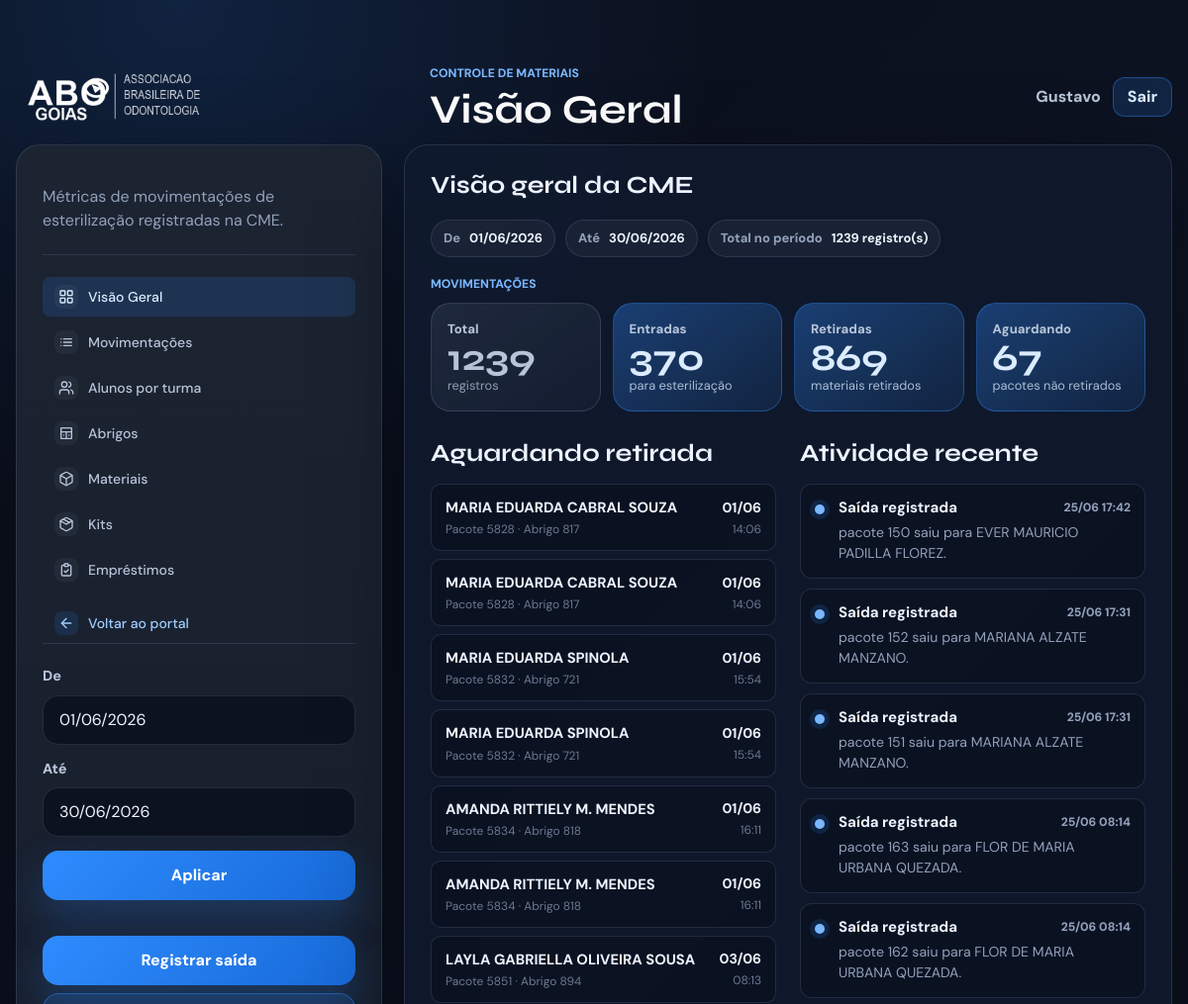
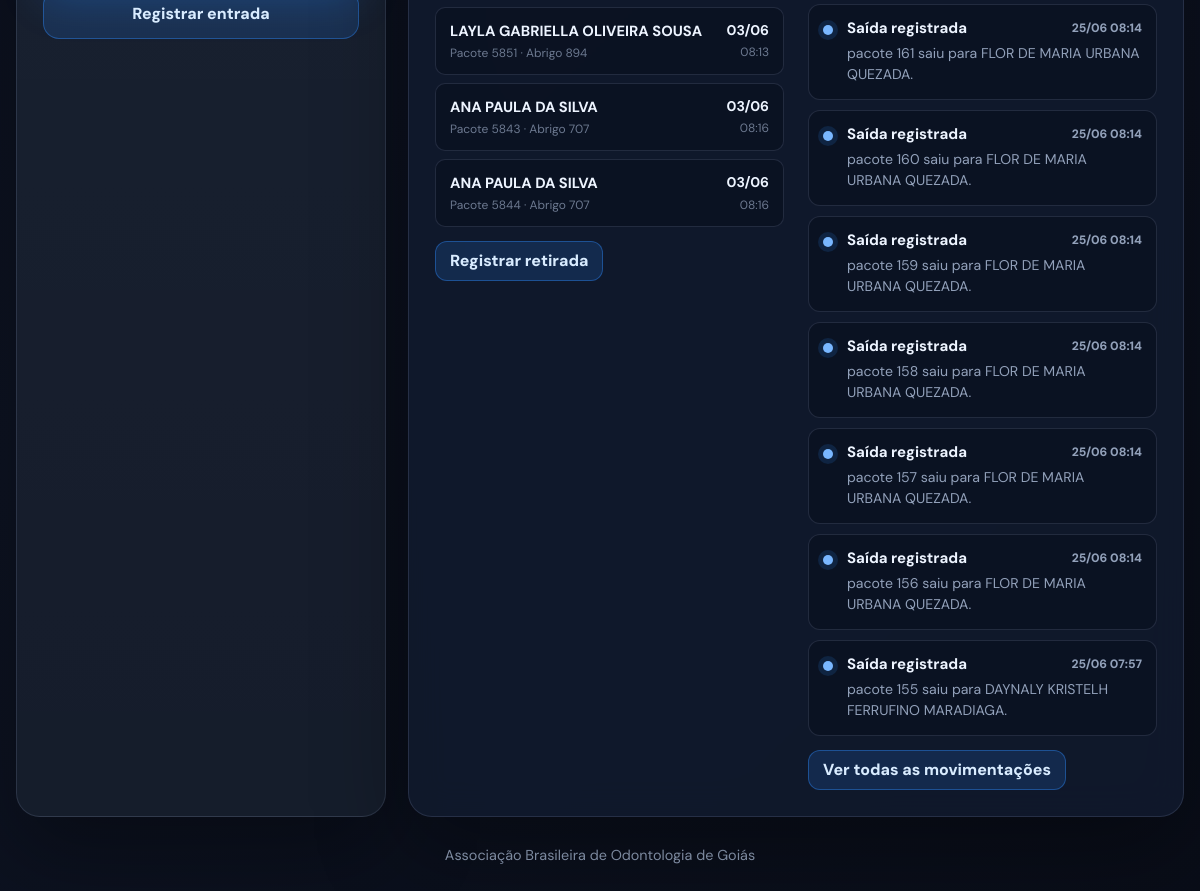
The page /gestao-cme/visao-geral/ (signed in) on the database its author committed (2 pictures, top to bottom).
### gestao_cme/models.py (models this page shows, shortened)
class ModeloBase(models.Model):
    criado_em = models.DateTimeField(auto_now_add=True)
    atualizado_em = models.DateTimeField(auto_now=True)
    ativo = models.BooleanField(default=True)
    class Meta:
        abstract = True

class Movimentacao(ModeloBase):
    class Tipo(models.TextChoices):
        SAIDA = "SAIDA", "Saida"
        ENTRADA = "ENTRADA", "Entrada"
    data_hora = models.DateTimeField()
    tipo = models.CharField(max_length=10, choices=Tipo.choices)
    aluno = models.ForeignKey(
        Aluno,
        on_delete=models.SET_NULL,
        related_name="movimentacoes",
        null=True,
        blank=True,
    )
    turma = models.ForeignKey(
        Turma,
        on_delete=models.SET_NULL,
        related_name="movimentacoes",
        null=True,
        blank=True,
    )
    material = models.ForeignKey(
        Material,
        on_delete=models.SET_NULL,
        related_name="movimentacoes",
        null=True,
        blank=True,
    )
    aluno_codigo_externo = models.CharField(max_length=40, blank=True)
    aluno_nome = models.CharField(max_length=150)
    turma_nome = models.CharField(max_length=150, blank=True)
    pacote_codigo = models.CharField(max_length=40)
    retirado = models.BooleanField(null=True, blank=True)
    arquivo_origem = models.CharField(max_length=80)
    row_hash = models.CharField(max_length=64, unique=True)
    origem = models.CharField(
        max_length=20,
        choices=OrigemDados.choices,
        default=OrigemDados.LEGADO,
    )
    observacoes = models.TextField(blank=True)
    class Meta:
        ordering = ["-data_hora", "-id"]
        verbose_name = "movimentacao"
        verbose_name_plural = "movimentacoes"

class Aluno(ModeloBase):
    nome = models.CharField(max_length=150)
    matricula = models.CharField(max_length=40, unique=True)
    cpf = models.CharField(max_length=14, null=True, blank=True)
    email = models.EmailField(blank=True)
    telefone = models.CharField(max_length=20, blank=True)
    cidade = models.CharField(max_length=120, blank=True)
    uf = models.CharField(max_length=20, blank=True)
    origem = models.CharField(
        max_length=20,
        choices=OrigemDados.choices,
        default=OrigemDados.MANUAL,
    )
    ultima_sincronizacao = models.DateTimeField(null=True, blank=True)
    turma = models.ForeignKey(
        Turma,
        on_delete=models.PROTECT,
        related_name="alunos",
        null=True,
        blank=True,
    )
    abrigo = models.ForeignKey(
        "Abrigo",
        on_delete=models.SET_NULL,
        related_name="alunos",
        null=True,
        blank=True,
    )
    class Meta:
        ordering = ["nome"]
        verbose_name = "aluno"
        verbose_name_plural = "alunos"

class Abrigo(ModeloBase):
    identificador = models.CharField(max_length=30, unique=True)
    ocupado = models.BooleanField(default=False)
    origem = models.CharField(
        max_length=20,
        choices=OrigemDados.choices,
        default=OrigemDados.MANUAL,
    )
    ultima_sincronizacao = models.DateTimeField(null=True, blank=True)
    class Meta:
        ordering = ["identificador"]
        verbose_name = "abrigo"
        verbose_name_plural = "abrigos"

### gestao_cme/views.py (the view)
# urls.py: path("gestao-cme/visao-geral/", views.cme_dashboard, name="cme_dashboard"),
@login_required
def cme_dashboard(request: HttpRequest) -> HttpResponse:
    hoje = timezone.now().date()
    data_inicio_str = request.GET.get("data_inicio", "").strip()
    data_fim_str = request.GET.get("data_fim", "").strip()
    if not data_inicio_str and not data_fim_str:
        data_inicio_str = hoje.replace(day=1).strftime("%d/%m/%Y")
        data_fim_str = hoje.strftime("%d/%m/%Y")
    data_inicio = None
    data_fim = None
    if data_inicio_str:
        try:
            data_inicio = timezone.make_aware(
                datetime.strptime(data_inicio_str, "%d/%m/%Y")
            )
        except ValueError:
            data_inicio_str = ""
    if data_fim_str:
        try:
            dt_fim = datetime.strptime(data_fim_str, "%d/%m/%Y").replace(
                hour=23, minute=59, second=59
            )
            data_fim = timezone.make_aware(dt_fim)
        except ValueError:
            data_fim_str = ""
    mov_base = Movimentacao.objects.exclude(origem=OrigemDados.EXEMPLO)
    if data_inicio:
        mov_base = mov_base.filter(data_hora__gte=data_inicio)
    if data_fim:
        mov_base = mov_base.filter(data_hora__lte=data_fim)
    metricas_mov = {
        "total": mov_base.count(),
        "saidas": mov_base.filter(tipo=Movimentacao.Tipo.SAIDA).count(),
        "entradas": mov_base.filter(tipo=Movimentacao.Tipo.ENTRADA).count(),
        "pendentes": mov_base.filter(
            tipo=Movimentacao.Tipo.ENTRADA, retirado=False
        ).count(),
    }
    pacotes_aguardando = list(
        mov_base.filter(
            tipo=Movimentacao.Tipo.ENTRADA,
            retirado=False,
        )
        .select_related("aluno", "aluno__turma", "aluno__abrigo")
        .order_by("data_hora")[:10]
    )
    atividade_recente: list[dict] = []
    for mov in mov_base.select_related("material").order_by("-data_hora", "-id")[:12]:
        material = mov.material.nome if mov.material else f"pacote {mov.pacote_codigo}"
        aluno = mov.aluno_nome or "Aluno não informado"
        if mov.tipo == Movimentacao.Tipo.ENTRADA and mov.retirado is False:
            categoria, titulo = "alerta", "Entrada para esterilização"
            descricao = f"{aluno} entregou {material} para esterilização."
        elif mov.tipo == Movimentacao.Tipo.ENTRADA and mov.retirado is True:
            categoria, titulo = "devolucao", "Material retirado"
            descricao = f"{aluno} retirou {material}."
        elif mov.tipo == Movimentacao.Tipo.SAIDA:
            categoria, titulo = "exportacao", "Saída registrada"
            descricao = f"{material} saiu para {aluno}."
        else:
            categoria, titulo = "alerta", "Movimentação"
            descricao = f"{material} — {aluno}."
        atividade_recente.append(
            {
                "categoria": categoria,
                "titulo": titulo,
                "descricao": descricao,
                "data": mov.data_hora,
            }
        )
    atividade_recente = sorted(
        atividade_recente, key=lambda x: x["data"], reverse=True
    )[:12]
    return render(
        request,
        "gestao_cme/dashboard_cme.html",
        {
            "usuario_logado": request.user,
            "active_page": "dashboard",
            "hoje": hoje,
            "data_inicio_str": data_inicio_str,
            "data_fim_str": data_fim_str,
            "data_inicio": data_inicio,
            "data_fim": data_fim,
            "filtro_ativo": bool(
                request.GET.get("data_inicio") or request.GET.get("data_fim")
            ),
            "metricas_mov": metricas_mov,
            "pacotes_aguardando": pacotes_aguardando,
            "atividade_recente": atividade_recente,
        },
    )

### gestao_cme/context_processors.py (called while the page is built)
def usuario_logado(request: HttpRequest) -> dict:
    return {"usuario_logado": request.user if request.user.is_authenticated else None}

### gestao_cme/templates/gestao_cme/dashboard_cme.html (shortened to what this page needs)
{% extends "gestao_cme/base.html" %}
{% block header_eyebrow %}Controle de materiais{% endblock %}
{% block header_title %}Visão Geral{% endblock %}
{% block content %}
    <main class="page-shell">
        <div class="layout-grid">
            <aside class="panel config-panel">
                <p class="panel-copy">Métricas de movimentações de esterilização registradas na CME.</p>
                {% include "gestao_cme/partials/menu_sistemas.html" with menu_app="cme" active_page="dashboard" %}
                <form class="form-stack" method="get">
                    <div class="field">
                        <label for="data_inicio">De</label>
                        <input type="text" id="data_inicio" name="data_inicio"
                               value="{{ data_inicio_str }}"
                               placeholder="dd/mm/aaaa"
                               maxlength="10"
                               pattern="\d{2}/\d{2}/\d{4}">
                    </div>
                    <div class="field">
                        <label for="data_fim">Até</label>
                        <input type="text" id="data_fim" name="data_fim"
                               value="{{ data_fim_str }}"
                               placeholder="dd/mm/aaaa"
                               maxlength="10"
                               pattern="\d{2}/\d{2}/\d{4}">
                    </div>
                    <button class="button primary" type="submit">Aplicar</button>
                </form>
                <div class="panel-quick-actions">
                    <a class="button primary" href="{% url 'registrar_saida' %}">Registrar saída</a>
                    <a class="button secondary" href="{% url 'registrar_entrada' %}">Registrar entrada</a>
                </div>
            </aside>
            <section class="panel results-panel">
                <div class="results-topbar">
                    <div>
                        <h2>Visão geral da CME</h2>
                    </div>
                </div>
                <div class="selection-summary">
                    {% if data_inicio %}
                        <div class="info-chip">
                            <span>De</span>
                            <strong>{{ data_inicio|date:"d/m/Y" }}</strong>
                        </div>
                    {% endif %}
                    {% if data_fim %}
                        <div class="info-chip">
                            <span>Até</span>
                            <strong>{{ data_fim|date:"d/m/Y" }}</strong>
                        </div>
                    {% endif %}
                    <div class="info-chip">
                        <span>Total no período</span>
                        <strong>{{ metricas_mov.total }} registro(s)</strong>
                    </div>
                </div>
                <div class="kpi-section">
                    <p class="section-label">Movimentações</p>
                    <div class="kpi-grid">
                        <div class="metric-card metric-neutral">
                            <span class="metric-label">Total</span>
                            <strong>{{ metricas_mov.total }}</strong>
                            <span class="metric-secondary">registros</span>
                        </div>
                        <div class="metric-card">
                            <span class="metric-label">Entradas</span>
                            <strong>{{ metricas_mov.entradas }}</strong>
                            <span class="metric-secondary">para esterilização</span>
                        </div>
                        <div class="metric-card metric-blue">
                            <span class="metric-label">Retiradas</span>
                            <strong>{{ metricas_mov.saidas }}</strong>
                            <span class="metric-secondary">materiais retirados</span>
                        </div>
                        <div class="metric-card danger-metric">
                            <span class="metric-label">Aguardando</span>
                            <strong>{{ metricas_mov.pendentes }}</strong>
                            <span class="metric-secondary">pacotes não retirados</span>
                        </div>
                    </div>
                </div>
                <div class="dashboard-split">
                    <div>
                        <div class="activity-heading">
                            <h2>Aguardando retirada</h2>
                        </div>
                        <div class="proximas-list">
                            {% for pacote in pacotes_aguardando %}
                                <div class="proxima-item">
                                    <div>
                                        <strong>{{ pacote.aluno_nome }}</strong>
                                        <span class="cell-muted">
                                            Pacote {{ pacote.pacote_codigo }}
                                            {% if pacote.aluno and pacote.aluno.abrigo %} · Abrigo {{ pacote.aluno.abrigo.identificador }}{% endif %}
                                        </span>
                                    </div>
                                    <div class="proxima-date">
                                        <strong>{{ pacote.data_hora|date:"d/m" }}</strong>
                                        <span class="cell-muted">{{ pacote.data_hora|date:"H:i" }}</span>
                                    </div>
                                </div>
                            {% empty %}
                                <article class="activity-empty">
                                    <strong>Nenhum pacote aguardando</strong>
                                    <p>Todos os materiais esterilizados já foram retirados.</p>
                                </article>
                            {% endfor %}
                        </div>
                        {% if pacotes_aguardando %}
                            <div style="margin-top: 14px;">
                                <a class="button secondary compact-button" href="{% url 'registrar_saida' %}">Registrar retirada</a>
                            </div>
                        {% endif %}
                    </div>
                    <div class="activity-feed">
                        <div class="activity-heading">
                            <h2>Atividade recente</h2>
                        </div>
                        <div class="activity-list">
                            {% for atividade in atividade_recente %}
                                <article class="activity-item activity-{{ atividade.categoria }}">
                                    <span class="activity-dot" aria-hidden="true"></span>
                                    <div>
                                        <div class="activity-top">
                                            <strong>{{ atividade.titulo }}</strong>
                                            <time datetime="{{ atividade.data|date:'c' }}">{{ atividade.data|date:"d/m H:i" }}</time>
                                        </div>
                                        <p>{{ atividade.descricao }}</p>
                                    </div>
                                </article>
                            {% empty %}
                                <article class="activity-empty">
                                    <strong>Nenhuma ação recente</strong>
                                    <p>As movimentações registradas aparecerão aqui.</p>
                                </article>
                            {% endfor %}
                        </div>
                        <div style="margin-top: 14px;">
                            <a class="button secondary compact-button" href="{% url 'cme_home' %}">Ver todas as movimentações</a>
                        </div>
                    </div>
                </div>
            </section>
        </div>
    </main>
{% endblock %}

### gestao_cme/templates/gestao_cme/base.html (shortened to what this page needs)
﻿{% load static %}
<!doctype html>
<html lang="pt-BR">
<head>
    <link rel="stylesheet" href="{% static 'gestao_cme/css/home.css' %}">
</head>
<body class="{% block body_class %}{% endblock %}">
    <header class="app-header {% block header_class %}{% endblock %}">
        <div class="header-inner">
            <div class="brand">
                <img class="brand-logo" src="{% static 'gestao_cme/img/logo.png' %}" alt="ABO Goiás">
                {% block header_brand_text %}
                    <div>
                        <p class="eyebrow">{% block header_eyebrow %}ABO Goiás{% endblock %}</p>
                        <h1>{% block header_title %}Sistemas internos{% endblock %}</h1>
                    </div>
                {% endblock %}
            </div>
            {% if usuario_logado %}
                <div class="user-menu">
                    <span>{{ usuario_logado.get_full_name|default:usuario_logado.username }}</span>
                    <form method="post" action="{% url 'logout' %}">
                        <button class="button secondary compact-button" type="submit">Sair</button>
                    </form>
                </div>
            {% endif %}
        </div>
    </header>
    {% block content %}{% endblock %}
    {% block footer %}
        <footer class="footer">
            Associação Brasileira de Odontologia de Goiás
        </footer>
    {% endblock %}
</body>
</html>

### rows shown on the page
Movimentacao: aluno_nome "MARIA EDUARDA CABRAL SOUZA", pacote_codigo "5828", aluno.abrigo.identificador "817", data_hora "01/06", data_hora "14:06"
Movimentacao: aluno_nome "MARIA EDUARDA CABRAL SOUZA", pacote_codigo "5828", aluno.abrigo.identificador "817", data_hora "01/06", data_hora "14:06"
Movimentacao: aluno_nome "MARIA EDUARDA SPINOLA", pacote_codigo "5832", aluno.abrigo.identificador "721", data_hora "01/06", data_hora "15:54"
Movimentacao: aluno_nome "MARIA EDUARDA SPINOLA", pacote_codigo "5832", aluno.abrigo.identificador "721", data_hora "01/06", data_hora "15:54"
Movimentacao: aluno_nome "AMANDA RITTIELY M. MENDES", pacote_codigo "5834", aluno.abrigo.identificador "818", data_hora "01/06", data_hora "16:11"
Movimentacao: aluno_nome "AMANDA RITTIELY M. MENDES", pacote_codigo "5834", aluno.abrigo.identificador "818", data_hora "01/06", data_hora "16:11"
Movimentacao: aluno_nome "LAYLA GABRIELLA OLIVEIRA SOUSA", pacote_codigo "5851", aluno.abrigo.identificador "894", data_hora "03/06", data_hora "08:13"
Movimentacao: aluno_nome "LAYLA GABRIELLA OLIVEIRA SOUSA", pacote_codigo "5851", aluno.abrigo.identificador "894", data_hora "03/06", data_hora "08:13"
Movimentacao: aluno_nome "ANA PAULA DA SILVA", pacote_codigo "5843", aluno.abrigo.identificador "707", data_hora "03/06", data_hora "08:16"
Movimentacao: aluno_nome "ANA PAULA DA SILVA", pacote_codigo "5844", aluno.abrigo.identificador "707", data_hora "03/06", data_hora "08:16"

### other values the page prints
{{ usuario_logado.get_full_name|default:usuario_logado.username }} "Gustavo"
{{ data_inicio|date:"d/m/Y" }} "01/06/2026"
{{ data_fim|date:"d/m/Y" }} "30/06/2026"
{{ metricas_mov.total }} "1239"
{{ metricas_mov.entradas }} "370"
{{ metricas_mov.saidas }} "869"
{{ metricas_mov.pendentes }} "67"
{{ atividade.titulo }} "Saída registrada" "Saída registrada" "Saída registrada" "Saída registrada" "Saída registrada" "Saída registrada" "Saída registrada" "Saída registrada" "Saída registrada" "Saída registrada" "Saída registrada" "Saída registrada"
{{ atividade.descricao }} "pacote 150 saiu para EVER MAURICIO PADILLA FLOREZ." "pacote 152 saiu para MARIANA ALZATE MANZANO." "pacote 151 saiu para MARIANA ALZATE MANZANO." "pacote 163 saiu para FLOR DE MARIA URBANA QUEZADA." "pacote 162 saiu para FLOR DE MARIA URBANA QUEZADA." "pacote 161 saiu para FLOR DE MARIA URBANA QUEZADA." "pacote 160 saiu para FLOR DE MARIA URBANA QUEZADA." "pacote 159 saiu para FLOR DE MARIA URBANA QUEZADA." "pacote 158 saiu para FLOR DE MARIA URBANA QUEZADA." "pacote 157 saiu para FLOR DE MARIA URBANA QUEZADA." "pacote 156 saiu para FLOR DE MARIA URBANA QUEZADA." "pacote 155 saiu para DAYNALY KRISTELH FERRUFINO MARADIAGA."
